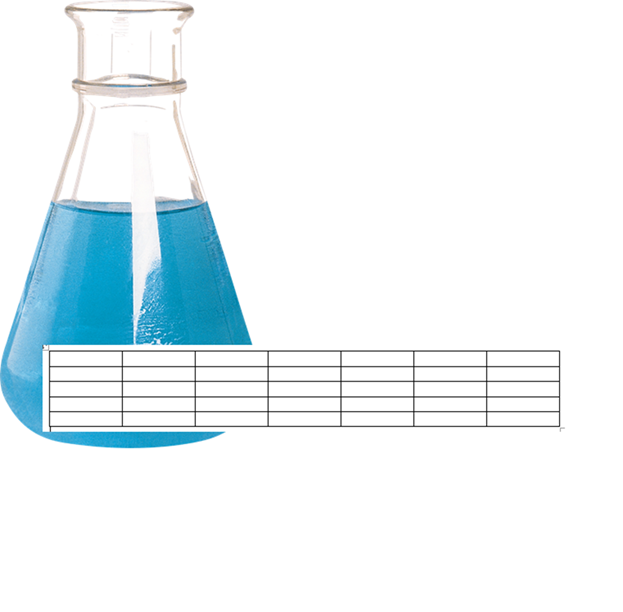
#> input picture data/1.png, 623 x 612 px
$ python -i main.py   (imports and definitions only)
#> lines starting #> are read from the running program, lines starting #| are printed output that depends on the picture; after the words box and inside, x2 and y2 are one past the last pixel; in counts of white or black regions, pixels touching at a corner belong together
import os
import cv2
import numpy as np
import matplotlib.pyplot as plt
from PIL import Image
from docx import Document

# Функция для извлечения изображений из документа .docx
# [24 lines left out: functions extract_images_from_docx, compare_images, not called in this run]

# Функция для нахождения координат таблицы на изображении
def find_table_coordinates(image_path):
#> called with image_path = 'data/1.png'
    img = cv2.imread(image_path)
#> img is the input picture: shape (612, 623, 3); mean B, G, R 247.2, 244, 234.9
    gray = cv2.cvtColor(img, cv2.COLOR_BGR2GRAY)
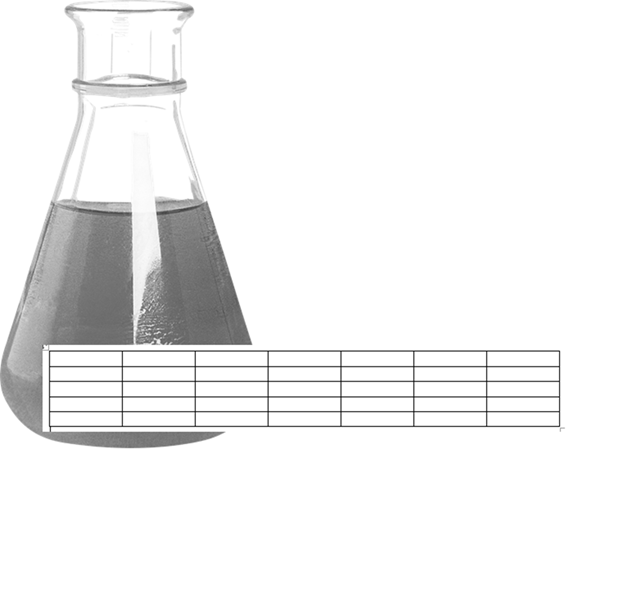
#> gray: shape (612, 623); min 26, max 255, mean 241.7
    blurred = cv2.GaussianBlur(gray, (5, 5), 0)
    edges = cv2.Canny(blurred, 100, 10)
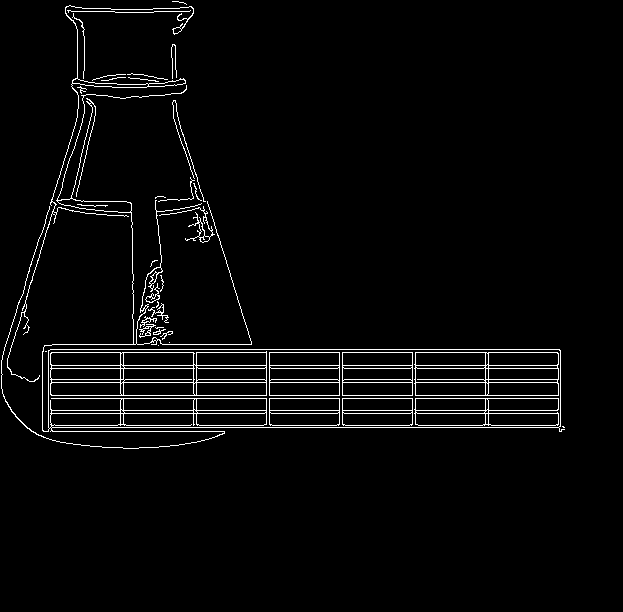
#> edges: shape (612, 623); 3% white in thin lines or dots, all inside (x1, y1, x2, y2) = (1, 1, 565, 449)
    contours, _ = cv2.findContours(edges, cv2.RETR_EXTERNAL, cv2.CHAIN_APPROX_SIMPLE)
#> contours = 30 contours, 23 with area under 20; largest, box (x1, y1, x2, y2) and area: (1, 85, 565, 449) 40718, (7, 5, 194, 382) 506, (159, 206, 215, 243) 126, (145, 283, 160, 303) 65, (139, 324, 156, 338) 35, (140, 316, 157, 328) 34, (148, 303, 169, 323) 20

    coordinates = []
    for contour in contours:
        x, y, w, h = cv2.boundingRect(contour)
        aspect_ratio = 15 * w / float(h)
        if (w > 250 or  h > 150) and aspect_ratio > 25:
            coordinates.append((x, y, x + w, y + h))
#> this loop made 30 passes
#> (x, y, w, h, aspect_ratio) on passes 3 to 14: (158, 345, 1, 1, 15), (169, 342, 1, 1, 15), (160, 331, 13, 9, 21.67), (153, 329, 13, 6, 32.5), (155, 327, 9, 2, 67.5), (139, 324, 17, 14, 18.21), (140, 316, 17, 12, 21.25), (148, 303, 21, 20, 15.75), (156, 301, 3, 7, 6.43), (145, 283, 15, 20, 11.25), (160, 275, 4, 17, 3.53), (150, 260, 8, 7, 17.14)
#> (contour, x, y, w, h, aspect_ratio) on passes 1 to 2: ([[562, 426], [563, 427], [564, 427], [563, 426]], 562, 426, 3, 2, 22.5), ([[45, 351], [46, 351]], 45, 351, 2, 1, 30)
#> after the loop, coordinates = []
    return coordinates

# Функция для проверки, содержит ли изображение таблицу
# [32 lines left out: functions contains_table, display_image_with_rectangles, main, not called in this run]

# [2 lines not run here, left out]

>>> result = find_table_coordinates('data/1.png')
#> result = []

$ run again, on vov2.jpg
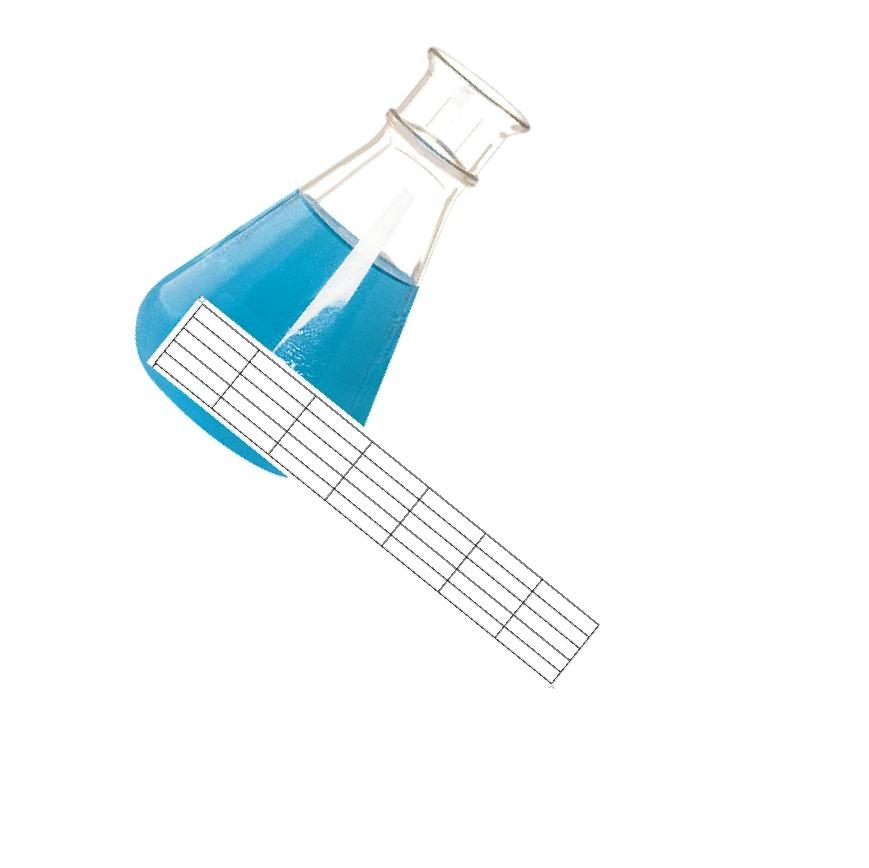
#> input picture vov2.jpg, 869 x 868 px
#> in find_table_coordinates, img is the input picture: shape (868, 869, 3); mean B, G, R 250.7, 249.3, 244.5
#> in find_table_coordinates, `gray = cv2.cvtColor(img, cv2.COLOR_BGR2GRAY)`:
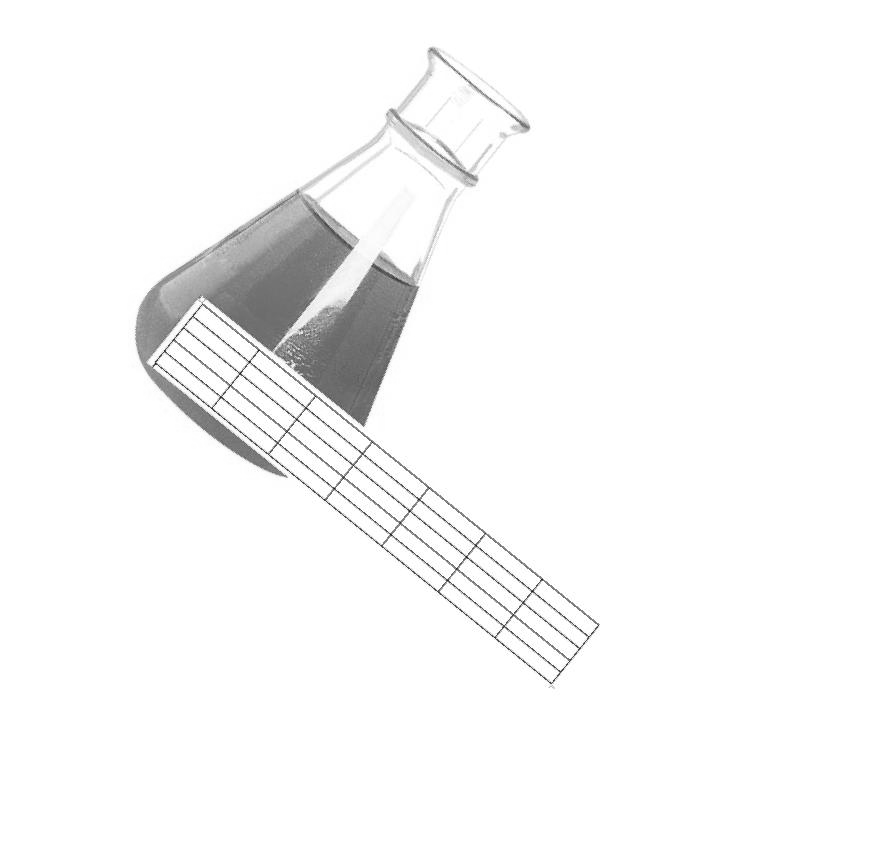
#> gray: shape (868, 869); min 14, max 255, mean 248
#> in find_table_coordinates, `edges = cv2.Canny(blurred, 100, 10)`:
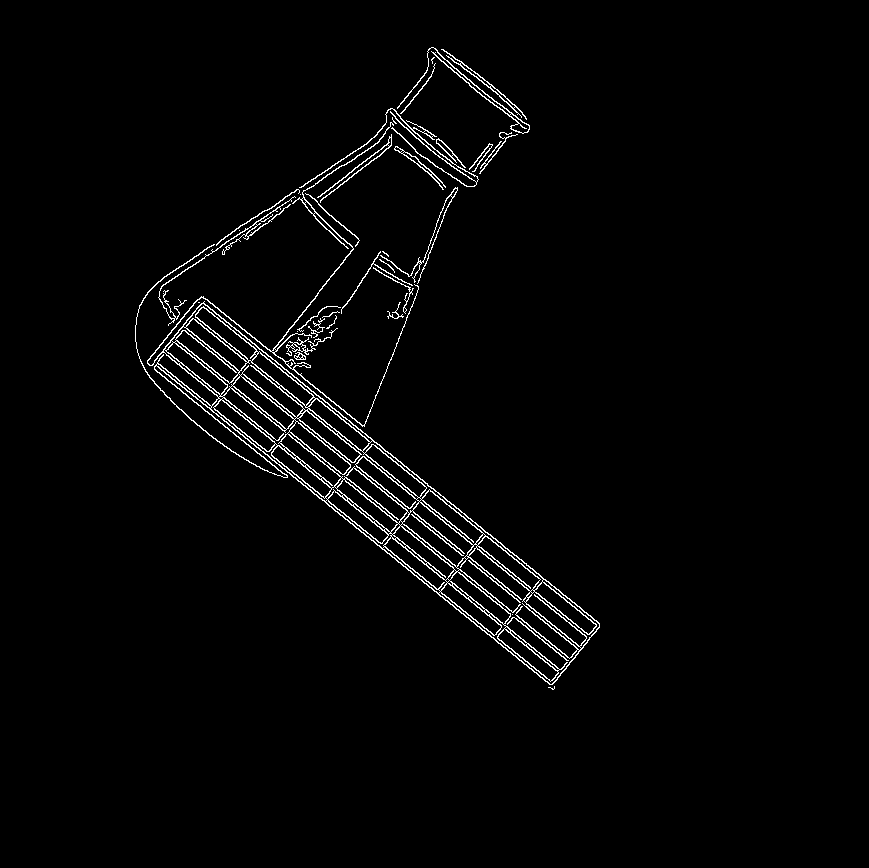
#> edges: shape (868, 869); 2.1% white in thin lines or dots, all inside (x1, y1, x2, y2) = (135, 47, 600, 690)
#> contours = 32 contours, 14 with area under 20; largest, box (x1, y1, x2, y2) and area: (135, 122, 600, 685) 40454, (397, 47, 530, 134) 347, (441, 49, 527, 120) 286, (299, 108, 479, 188) 282, (394, 146, 446, 190) 194
#> the loop in find_table_coordinates, `for contour in contours:` made 32 passes
#> (x, y, w, h, aspect_ratio) on passes 1 to 8: (548, 686, 7, 4, 26.25), (294, 352, 12, 8, 22.5), (297, 331, 1, 1, 15), (286, 328, 52, 28, 27.86), (308, 318, 17, 20, 12.75), (326, 315, 11, 14, 11.79), (322, 311, 18, 7, 38.57), (297, 306, 44, 26, 25.38)
#> after the loop in find_table_coordinates, `for contour in contours:`: coordinates = []
